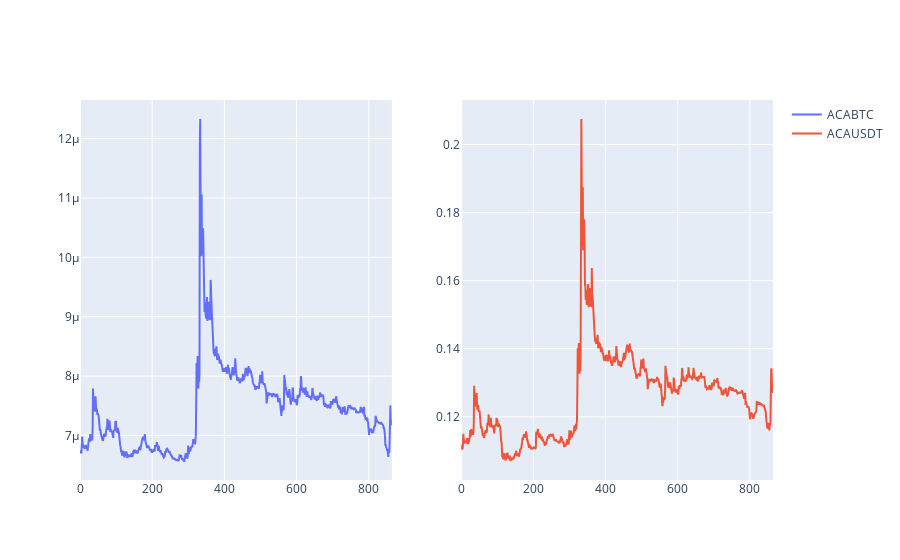

The notebook cell this image was saved under:
### Code cell
fig = subplots.make_subplots(rows=1, cols=2)

for symbol_i in range(example_pair.__len__()):
    fig.add_trace(
        go.Line(x=grouped_df.index, y=grouped_df[example_pair[symbol_i]], name=example_pair[symbol_i]),
        row=1, col=(symbol_i + 1)
    )
fig.show()

### Figure 1 — Plotly figure (JSON) as saved in the notebook; plotly's stock layout.template omitted (floating-point values rounded to 4 significant figures; data arrays with more than 128 entries replaced by an {"elided": "..."} marker saying what was removed)
{"data": [{"name": "ACABTC", "type": "scatter", "x": {"elided": "865 int values"}, "xaxis": "x", "y": {"elided": "865 float values"}, "yaxis": "y"}, {"name": "ACAUSDT", "type": "scatter", "x": {"elided": "865 int values"}, "xaxis": "x2", "y": {"elided": "865 float values"}, "yaxis": "y2"}], "layout": {"xaxis": {"anchor": "y", "domain": [0, 0.45]}, "xaxis2": {"anchor": "y2", "domain": [0.55, 1]}, "yaxis": {"anchor": "x", "domain": [0, 1]}, "yaxis2": {"anchor": "x2", "domain": [0, 1]}}}
